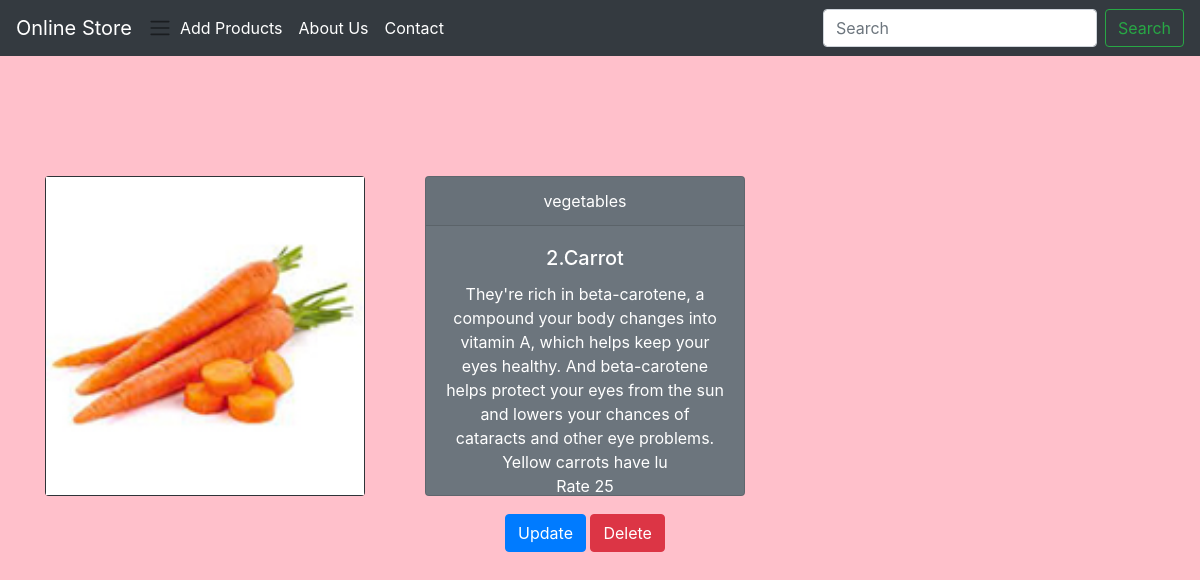
/vegetables/2, run on the app's committed database.
### productapp/models.py (models this page shows, shortened)
class vegetables(models.Model):
    name = models.CharField(max_length=250)
    disc = models.CharField(max_length=250)
    rate = models.IntegerField()
    pic = models.ImageField(upload_to='images')

### productapp/views.py (the view)
# urls.py: path('<str:item>/<int:item_id>', views.details, name='details'),
def details(request, item, item_id):
    item_models = {
        'fruits': fruits,
        'vegetables': vegetables,
        'kidsitem': kidsitem
    }
    item_model = item_models.get(item)
    if item_model:
        data = item_model.objects.get(id=item_id)
        context = {'data': data, 'group': item}
        return render(request, 'details.html', context)
    else:
        return HttpResponse('invalid item')

### templates/details.html
{% extends 'base.html' %}
{% block body %}
<br>
<br>
<br>
<div class="container">
    <div class="row">
         <div class="col-md-4">
              <div class="card text-white bg-dark mb-3" style="max-width: 20rem; height:20rem">
                  <img src="{{data.pic.url}}" width="100% height=100%">
              <div class="card-body">
              </div>
            </div>
         </div>
        <div class="col-md-4">
              <div class="card text-white bg-secondary mb-3" style="max-width: 20rem; height:20rem">
              <div class="card-header">{{group}}</div>
              <div class="card-body">
                <h5 class="card-title">{{data.id}}.{{data.name}}</h5>
                <p class="card-text">{{data.disc}}<br>Rate {{data.rate}}</p>
                <a class="btn btn-primary" href="/update/{{group}}/{{data.id}}">Update</a>
                  <a class="btn btn-danger" href="/delete/{{group}}/{{data.id}}">Delete</a>
              </div>
            </div>
         </div>
    </div>
</div>
{% endblock %}

### static/style.css (style rules this page uses)
body { text-align:center; background-color:pink; }

### data on the page
vegetables: pic (picture), id "2", name "Carrot", disc "They're rich in beta-carotene, a compound your body changes into vitamin A, which helps keep your eyes healthy. And beta-carotene helps protect your eyes from the sun and lowers your chances of cataracts and other eye problems. Yellow carrots have lu", rate "25"

### other printed values
{{ group }} "vegetables"
